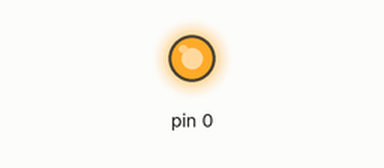
Recording of a sketch running on a simulated Arduino Uno, built with avr-gcc and run on an emulated ATmega328P. Shown: output pins drawn as LEDs (lit = HIGH).

Above: at 0.5 s.
At 2.5 s:
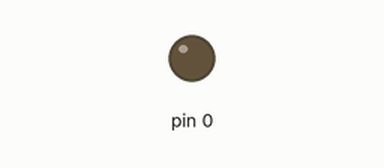
Timing chart, 0 to 5.2 s (numbered marks = the images above):
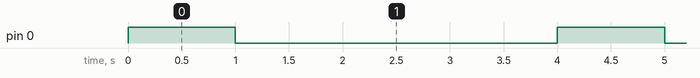

The sketch:

Blink_Adafruit_ESP8266_debug.ino
```cpp
void setup() {
	pinMode(0, OUTPUT);
}	//setup

void loop() {
	digitalWrite(0, HIGH);
  //delay(1500);
  delay(1000);
	digitalWrite(0, LOW);
  //delay(500);
  delay(3000);
}	//loop
```

Measured:
- by itself, pin 0: alternates HIGH for 1.0 s and LOW for 3.0 s
